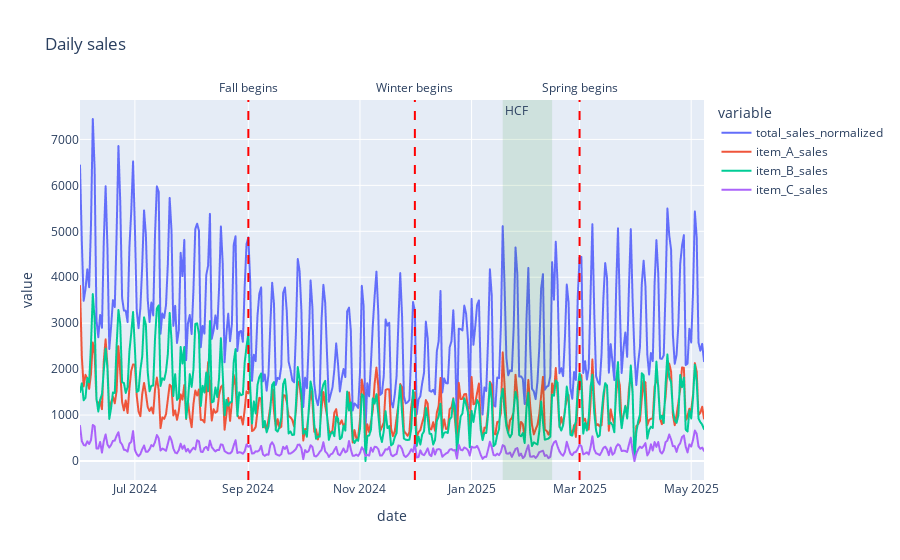

Notebook cell for this chart:
### Code cell
fig = px.line(combined_sales_df, title='Daily sales')


fig.add_vline(
    x=pd.to_datetime('2025-03-01'),
    line_dash='dash',
    line_color='red',
    label=dict(
        text='Spring begins',
        textangle=0,
        textposition="end",
        xanchor='center'
))

fig.add_vline(
    x=pd.to_datetime('2024-12-01'),
    line_dash='dash',
    line_color='red',
    label=dict(
        text='Winter begins',
        textangle=0,
        textposition="end",
        xanchor='center'
))

fig.add_vline(
    x=pd.to_datetime('2024-09-01'),
    line_dash='dash',
    line_color='red',
    label=dict(
        text='Fall begins',
        textangle=0,
        textposition="end",
        xanchor='center'
))

fig.add_vrect(x0="2025-01-18", x1="2025-2-14", 
              annotation_text="HCF", annotation_position="top left",
              fillcolor="green", opacity=0.1, line_width=0)


fig.show()

### Figure 1 — Plotly figure (JSON) as saved in the notebook; plotly's stock layout.template omitted (floating-point values rounded to 4 significant figures; data arrays with more than 128 entries replaced by an {"elided": "..."} marker saying what was removed)
{"data": [{"hovertemplate": "variable=total_sales_normalized<br>date=%{x}<br>value=%{y}<extra></extra>", "legendgroup": "total_sales_normalized", "line": {"color": "#636efa", "dash": "solid"}, "marker": {"symbol": "circle"}, "mode": "lines", "name": "total_sales_normalized", "showlegend": true, "type": "scattergl", "x": {"elided": "342 str values"}, "xaxis": "x", "y": {"elided": "342 float values"}, "yaxis": "y"}, {"hovertemplate": "variable=item_A_sales<br>date=%{x}<br>value=%{y}<extra></extra>", "legendgroup": "item_A_sales", "line": {"color": "#EF553B", "dash": "solid"}, "marker": {"symbol": "circle"}, "mode": "lines", "name": "item_A_sales", "showlegend": true, "type": "scattergl", "x": {"elided": "342 str values"}, "xaxis": "x", "y": {"elided": "342 float values"}, "yaxis": "y"}, {"hovertemplate": "variable=item_B_sales<br>date=%{x}<br>value=%{y}<extra></extra>", "legendgroup": "item_B_sales", "line": {"color": "#00cc96", "dash": "solid"}, "marker": {"symbol": "circle"}, "mode": "lines", "name": "item_B_sales", "showlegend": true, "type": "scattergl", "x": {"elided": "342 str values"}, "xaxis": "x", "y": {"elided": "342 float values"}, "yaxis": "y"}, {"hovertemplate": "variable=item_C_sales<br>date=%{x}<br>value=%{y}<extra></extra>", "legendgroup": "item_C_sales", "line": {"color": "#ab63fa", "dash": "solid"}, "marker": {"symbol": "circle"}, "mode": "lines", "name": "item_C_sales", "showlegend": true, "type": "scattergl", "x": {"elided": "342 str values"}, "xaxis": "x", "y": {"elided": "342 float values"}, "yaxis": "y"}], "layout": {"annotations": [{"showarrow": false, "text": "HCF", "x": "2025-01-18", "xanchor": "left", "xref": "x", "y": 1, "yanchor": "top", "yref": "y domain"}], "legend": {"title": {"text": "variable"}, "tracegroupgap": 0}, "shapes": [{"label": {"text": "Spring begins", "textangle": 0, "textposition": "end", "xanchor": "center"}, "line": {"color": "red", "dash": "dash"}, "type": "line", "x0": "2025-03-01T00:00:00", "x1": "2025-03-01T00:00:00", "xref": "x", "y0": 0, "y1": 1, "yref": "y domain"}, {"label": {"text": "Winter begins", "textangle": 0, "textposition": "end", "xanchor": "center"}, "line": {"color": "red", "dash": "dash"}, "type": "line", "x0": "2024-12-01T00:00:00", "x1": "2024-12-01T00:00:00", "xref": "x", "y0": 0, "y1": 1, "yref": "y domain"}, {"label": {"text": "Fall begins", "textangle": 0, "textposition": "end", "xanchor": "center"}, "line": {"color": "red", "dash": "dash"}, "type": "line", "x0": "2024-09-01T00:00:00", "x1": "2024-09-01T00:00:00", "xref": "x", "y0": 0, "y1": 1, "yref": "y domain"}, {"fillcolor": "green", "line": {"width": 0}, "opacity": 0.1, "type": "rect", "x0": "2025-01-18", "x1": "2025-2-14", "xref": "x", "y0": 0, "y1": 1, "yref": "y domain"}], "title": {"text": "Daily sales"}, "xaxis": {"anchor": "y", "domain": [0, 1], "title": {"text": "date"}}, "yaxis": {"anchor": "x", "domain": [0, 1], "title": {"text": "value"}}}}
